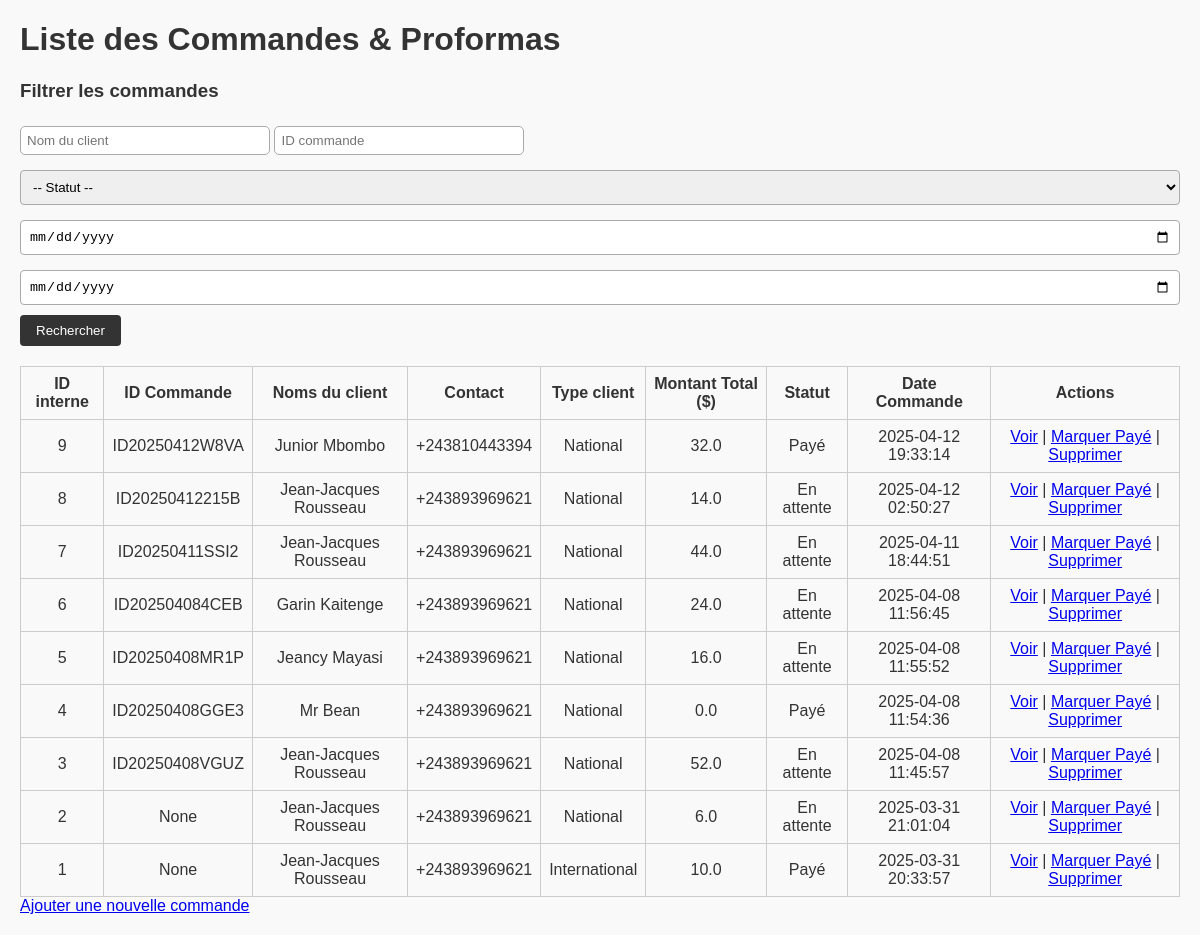
/commandes/liste, run on an earlier commit of the app's database.
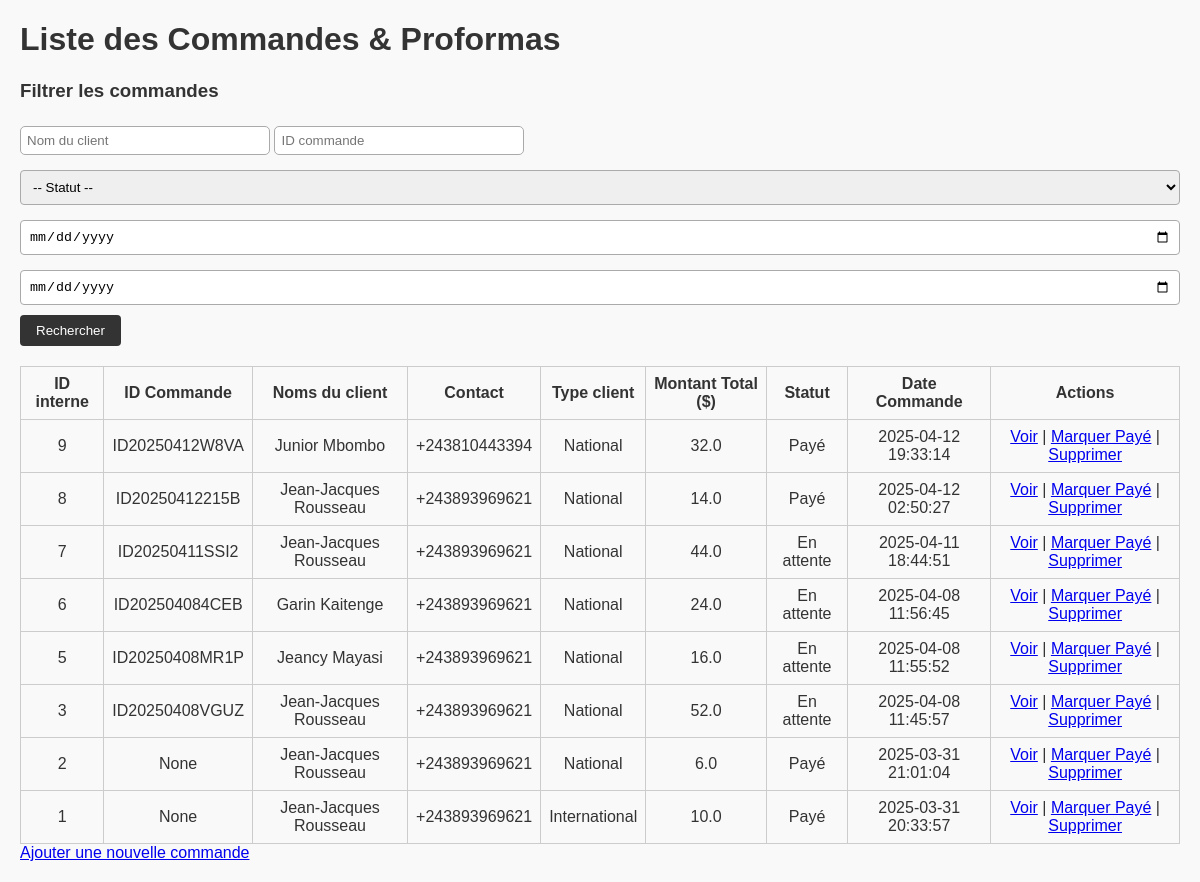
And on a later commit of the database.
### tables this page shows
CREATE TABLE proformas (
            id INTEGER PRIMARY KEY AUTOINCREMENT,
            nom_client TEXT,
            contact TEXT,
            type_client TEXT,
            produits TEXT,
            montant_total REAL,
            mode_livraison TEXT,
            frais_livraison REAL,
            observations TEXT,
            date_commande TEXT,
            date_generation TEXT,
            date_expiration TEXT,
            statut TEXT,
            chemin_fichier TEXT
        , id_commande TEXT);

### routes/commandes_routes.py (the view)
@commandes_bp.route("/liste")
def liste_commandes():
    conn = sqlite3.connect(DB_NAME)
    c = conn.cursor()
    c.execute('''
        SELECT
            id,
            id_commande,
            nom_client,
            contact,
            type_client,
            produits,
            montant_total,
            mode_livraison,
            frais_livraison,
            observations,
            date_commande,
            date_generation,
            date_expiration,
            statut,
            chemin_fichier
        FROM proformas
        ORDER BY id DESC
    ''')
    commandes = c.fetchall()
    conn.close()
    return render_template("commandes_liste.html", commandes=commandes)

### templates/commandes_liste.html (shortened to what this page needs)
<!DOCTYPE html>
<html lang="fr">
<head>
  <link rel="stylesheet" href="{{ url_for('static', filename='style.css') }}">
</head>
<body>
  <h1>Liste des Commandes & Proformas</h1>
<h3>Filtrer les commandes</h3>
<form method="get" action="{{ url_for('commandes.rechercher_commandes') }}" style="margin-bottom: 20px;">
    <input type="text" name="nom_client" placeholder="Nom du client" value="{{ request.args.get('nom_client', '') }}">
    <input type="text" name="id_commande" placeholder="ID commande" value="{{ request.args.get('id_commande', '') }}">
    <select name="statut">
        <option value="">-- Statut --</option>
    </select>
    <input type="date" name="date_debut" value="{{ request.args.get('date_debut', '') }}">
    <input type="date" name="date_fin" value="{{ request.args.get('date_fin', '') }}">
    <button type="submit">Rechercher</button>
</form>
  <table border="1" cellpadding="5">
    <tr>
      <th>ID interne</th>
      <th>ID Commande</th>
      <th>Noms du client</th>
      <th>Contact</th>
      <th>Type client</th>
      <th>Montant Total ($)</th>
      <th>Statut</th>
      <th>Date Commande</th>
      <th>Actions</th>
    </tr>
    {% for row in commandes %}
    <tr>
      <td>{{ row[0] }}</td>
      <td>{{ row[1] }}</td>
      <td>{{ row[2] }}</td>
      <td>{{ row[3] }}</td>
      <td>{{ row[4] }}</td>
      <td>{{ row[6] }}</td>
      <td>{{ row[13] }}</td>
      <td>{{ row[10] }}</td>
      <td>
        <a href="{{ url_for('commandes.view_proforma', proforma_id=row[0]) }}">Voir</a> |
        <a href="{{ url_for('commandes.changer_statut', proforma_id=row[0], nouveau_statut='Payé') }}">Marquer Payé</a> |
        <a href="{{ url_for('commandes.delete_commande', proforma_id=row[0]) }}" onclick="return confirm('Supprimer ?');">Supprimer</a>
      </td>
    </tr>
    {% endfor %}
  </table>
  <a href="{{ url_for('commandes.nouvelle_commande') }}">Ajouter une nouvelle commande</a>
</body>
</html>

### static/style.css (style rules this page uses)
body { font-family: Arial, sans-serif; margin: 20px; background: #f9f9f9; color: #333; }
input, select, textarea { padding: 8px; margin-top: 5px; margin-bottom: 10px; width: 100%; box-sizing: border-box; border: 1px solid #aaa; border-radius: 4px; }
button { padding: 8px 16px; background: #333; color: #fff; border: none; border-radius: 4px; cursor: pointer; }
table { width: 100%; border-collapse: collapse; margin-top: 10px; }
th, td { border: 1px solid #ccc; padding: 8px; text-align: center; }
input[type="text"] { padding: 6px; width: 250px; border-radius: 5px; border: 1px solid #aaa; }

What changed in the data, as far as the page shows it:
removed proformas: id "4", id_commande "ID20250408GGE3", nom_client "Mr Bean", contact "+243893969621", type_client "National", montant_total "0.0", statut "Payé", date_commande "2025-04-08 11:54:36"
changed proformas "ID20250412215B": statut "En attente" → "Payé"
changed proformas id 2: statut "En attente" → "Payé"
